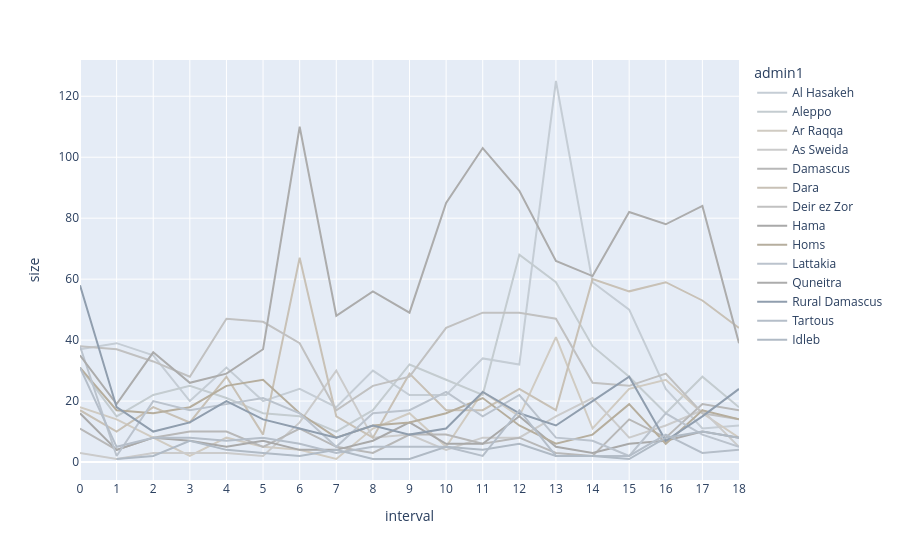

Notebook source saved alongside this figure:
### Markdown cell above
Sub-section: Line charts representing events occurrence per governorate since the regime collapse

### Code cell
df_sd_counts_only = (
    dataset
    .query("event_type == 'Strategic developments'")
    .groupby(['interval', 'admin1'], as_index=False)['sub_event_type']
    .size()
)

df_sd_counts_only.head(10)

line_sd = px.line(
    df_sd_counts_only, 
    x="interval", 
    y="size", 
    color='admin1',
    color_discrete_map=color_map_grey(geo_admin1)
)

line_sd.update_xaxes(dtick=1)

line_sd

### Figure 1 — Plotly figure (JSON) as saved in the notebook; plotly's stock layout.template omitted (floating-point values rounded to 4 significant figures)
{"data": [{"hovertemplate": "admin1=Al Hasakeh<br>interval=%{x}<br>size=%{y}<extra></extra>", "legendgroup": "Al Hasakeh", "line": {"color": "#C5CDD5", "dash": "solid"}, "marker": {"symbol": "circle"}, "mode": "lines", "name": "Al Hasakeh", "orientation": "v", "showlegend": true, "type": "scatter", "x": [0, 1, 2, 3, 4, 5, 6, 7, 8, 9, 10, 11, 12, 13, 14, 15, 16, 17, 18], "xaxis": "x", "y": [37, 39, 35, 20, 31, 20, 24, 18, 30, 22, 22, 34, 32, 125, 59, 50, 24, 11, 12], "yaxis": "y"}, {"hovertemplate": "admin1=Aleppo<br>interval=%{x}<br>size=%{y}<extra></extra>", "legendgroup": "Aleppo", "line": {"color": "#C4CCD0", "dash": "solid"}, "marker": {"symbol": "circle"}, "mode": "lines", "name": "Aleppo", "orientation": "v", "showlegend": true, "type": "scatter", "x": [0, 1, 2, 3, 4, 5, 6, 7, 8, 9, 10, 11, 12, 13, 14, 15, 16, 17, 18], "xaxis": "x", "y": [31, 15, 22, 25, 21, 16, 15, 10, 17, 32, 27, 22, 68, 59, 38, 28, 16, 28, 18], "yaxis": "y"}, {"hovertemplate": "admin1=Ar Raqqa<br>interval=%{x}<br>size=%{y}<extra></extra>", "legendgroup": "Ar Raqqa", "line": {"color": "#D0CBC2", "dash": "solid"}, "marker": {"symbol": "circle"}, "mode": "lines", "name": "Ar Raqqa", "orientation": "v", "showlegend": true, "type": "scatter", "x": [0, 1, 3, 4, 5, 6, 7, 8, 9, 10, 11, 12, 13, 14, 15, 16, 17, 18], "xaxis": "x", "y": [18, 14, 2, 8, 5, 4, 1, 11, 16, 5, 23, 15, 41, 11, 24, 27, 16, 8], "yaxis": "y"}, {"hovertemplate": "admin1=As Sweida<br>interval=%{x}<br>size=%{y}<extra></extra>", "legendgroup": "As Sweida", "line": {"color": "#CBCBCB", "dash": "solid"}, "marker": {"symbol": "circle"}, "mode": "lines", "name": "As Sweida", "orientation": "v", "showlegend": true, "type": "scatter", "x": [0, 1, 2, 3, 4, 5, 6, 7, 8, 9, 10, 11, 12, 13, 14, 15, 16, 17, 18], "xaxis": "x", "y": [3, 1, 3, 3, 3, 2, 13, 30, 8, 9, 4, 8, 8, 15, 21, 8, 12, 17, 5], "yaxis": "y"}, {"hovertemplate": "admin1=Damascus<br>interval=%{x}<br>size=%{y}<extra></extra>", "legendgroup": "Damascus", "line": {"color": "#B8B8B8", "dash": "solid"}, "marker": {"symbol": "circle"}, "mode": "lines", "name": "Damascus", "orientation": "v", "showlegend": true, "type": "scatter", "x": [0, 1, 2, 3, 4, 5, 6, 7, 8, 9, 10, 11, 12, 13, 14, 15, 16, 17, 18], "xaxis": "x", "y": [11, 4, 8, 10, 10, 5, 11, 5, 3, 9, 9, 6, 8, 3, 2, 14, 8, 19, 17], "yaxis": "y"}, {"hovertemplate": "admin1=Dara<br>interval=%{x}<br>size=%{y}<extra></extra>", "legendgroup": "Dara", "line": {"color": "#C8C1B6", "dash": "solid"}, "marker": {"symbol": "circle"}, "mode": "lines", "name": "Dara", "orientation": "v", "showlegend": true, "type": "scatter", "x": [0, 1, 2, 3, 4, 5, 6, 7, 8, 9, 10, 11, 12, 13, 14, 15, 16, 17, 18], "xaxis": "x", "y": [17, 10, 18, 13, 28, 9, 67, 15, 8, 29, 17, 17, 24, 17, 60, 56, 59, 53, 44], "yaxis": "y"}, {"hovertemplate": "admin1=Deir ez Zor<br>interval=%{x}<br>size=%{y}<extra></extra>", "legendgroup": "Deir ez Zor", "line": {"color": "#C1C1C1", "dash": "solid"}, "marker": {"symbol": "circle"}, "mode": "lines", "name": "Deir ez Zor", "orientation": "v", "showlegend": true, "type": "scatter", "x": [0, 1, 2, 3, 4, 5, 6, 7, 8, 9, 10, 11, 12, 13, 14, 15, 16, 17, 18], "xaxis": "x", "y": [38, 37, 33, 28, 47, 46, 39, 17, 25, 28, 44, 49, 49, 47, 26, 25, 29, 16, 14], "yaxis": "y"}, {"hovertemplate": "admin1=Hama<br>interval=%{x}<br>size=%{y}<extra></extra>", "legendgroup": "Hama", "line": {"color": "#A9A9A9", "dash": "solid"}, "marker": {"symbol": "circle"}, "mode": "lines", "name": "Hama", "orientation": "v", "showlegend": true, "type": "scatter", "x": [0, 1, 2, 3, 4, 5, 6, 7, 8, 9, 10, 11, 12, 13, 14, 15, 16, 17, 18], "xaxis": "x", "y": [16, 4, 8, 7, 5, 7, 4, 4, 7, 13, 6, 6, 15, 5, 3, 6, 7, 10, 8], "yaxis": "y"}, {"hovertemplate": "admin1=Homs<br>interval=%{x}<br>size=%{y}<extra></extra>", "legendgroup": "Homs", "line": {"color": "#B6AE9E", "dash": "solid"}, "marker": {"symbol": "circle"}, "mode": "lines", "name": "Homs", "orientation": "v", "showlegend": true, "type": "scatter", "x": [0, 1, 2, 3, 4, 5, 6, 7, 8, 9, 10, 11, 12, 13, 14, 15, 16, 17, 18], "xaxis": "x", "y": [31, 17, 16, 18, 25, 27, 16, 8, 12, 13, 16, 21, 12, 6, 9, 19, 6, 17, 14], "yaxis": "y"}, {"hovertemplate": "admin1=Lattakia<br>interval=%{x}<br>size=%{y}<extra></extra>", "legendgroup": "Lattakia", "line": {"color": "#BBC3CD", "dash": "solid"}, "marker": {"symbol": "circle"}, "mode": "lines", "name": "Lattakia", "orientation": "v", "showlegend": true, "type": "scatter", "x": [0, 1, 2, 3, 4, 5, 6, 7, 8, 9, 10, 11, 12, 13, 14, 15, 16, 17, 18], "xaxis": "x", "y": [38, 2, 20, 17, 19, 21, 16, 5, 16, 17, 23, 15, 22, 8, 7, 2, 16, 9, 5], "yaxis": "y"}, {"hovertemplate": "admin1=Quneitra<br>interval=%{x}<br>size=%{y}<extra></extra>", "legendgroup": "Quneitra", "line": {"color": "#ACACAC", "dash": "solid"}, "marker": {"symbol": "circle"}, "mode": "lines", "name": "Quneitra", "orientation": "v", "showlegend": true, "type": "scatter", "x": [0, 1, 2, 3, 4, 5, 6, 7, 8, 9, 10, 11, 12, 13, 14, 15, 16, 17, 18], "xaxis": "x", "y": [35, 19, 36, 26, 29, 37, 110, 48, 56, 49, 85, 103, 89, 66, 61, 82, 78, 84, 39], "yaxis": "y"}, {"hovertemplate": "admin1=Rural Damascus<br>interval=%{x}<br>size=%{y}<extra></extra>", "legendgroup": "Rural Damascus", "line": {"color": "#909EAE", "dash": "solid"}, "marker": {"symbol": "circle"}, "mode": "lines", "name": "Rural Damascus", "orientation": "v", "showlegend": true, "type": "scatter", "x": [0, 1, 2, 3, 4, 5, 6, 7, 8, 9, 10, 11, 12, 13, 14, 15, 16, 17, 18], "xaxis": "x", "y": [58, 18, 10, 13, 20, 14, 11, 8, 12, 9, 11, 23, 16, 12, 20, 28, 7, 15, 24], "yaxis": "y"}, {"hovertemplate": "admin1=Tartous<br>interval=%{x}<br>size=%{y}<extra></extra>", "legendgroup": "Tartous", "line": {"color": "#B5BEC9", "dash": "solid"}, "marker": {"symbol": "circle"}, "mode": "lines", "name": "Tartous", "orientation": "v", "showlegend": true, "type": "scatter", "x": [0, 1, 2, 3, 4, 5, 6, 7, 8, 9, 10, 11, 12, 13, 14, 15, 16, 17, 18], "xaxis": "x", "y": [31, 5, 8, 8, 7, 8, 6, 3, 5, 5, 5, 2, 17, 2, 2, 2, 9, 3, 4], "yaxis": "y"}, {"hovertemplate": "admin1=Idleb<br>interval=%{x}<br>size=%{y}<extra></extra>", "legendgroup": "Idleb", "line": {"color": "#B0BAC5", "dash": "solid"}, "marker": {"symbol": "circle"}, "mode": "lines", "name": "Idleb", "orientation": "v", "showlegend": true, "type": "scatter", "x": [1, 2, 3, 4, 5, 6, 7, 8, 9, 10, 11, 12, 13, 14, 15, 16, 17, 18], "xaxis": "x", "y": [1, 2, 7, 4, 3, 2, 4, 1, 1, 5, 4, 6, 2, 2, 1, 8, 10, 8], "yaxis": "y"}], "layout": {"legend": {"title": {"text": "admin1"}, "tracegroupgap": 0}, "margin": {"t": 60}, "xaxis": {"anchor": "y", "domain": [0, 1], "dtick": 1, "title": {"text": "interval"}}, "yaxis": {"anchor": "x", "domain": [0, 1], "title": {"text": "size"}}}}
